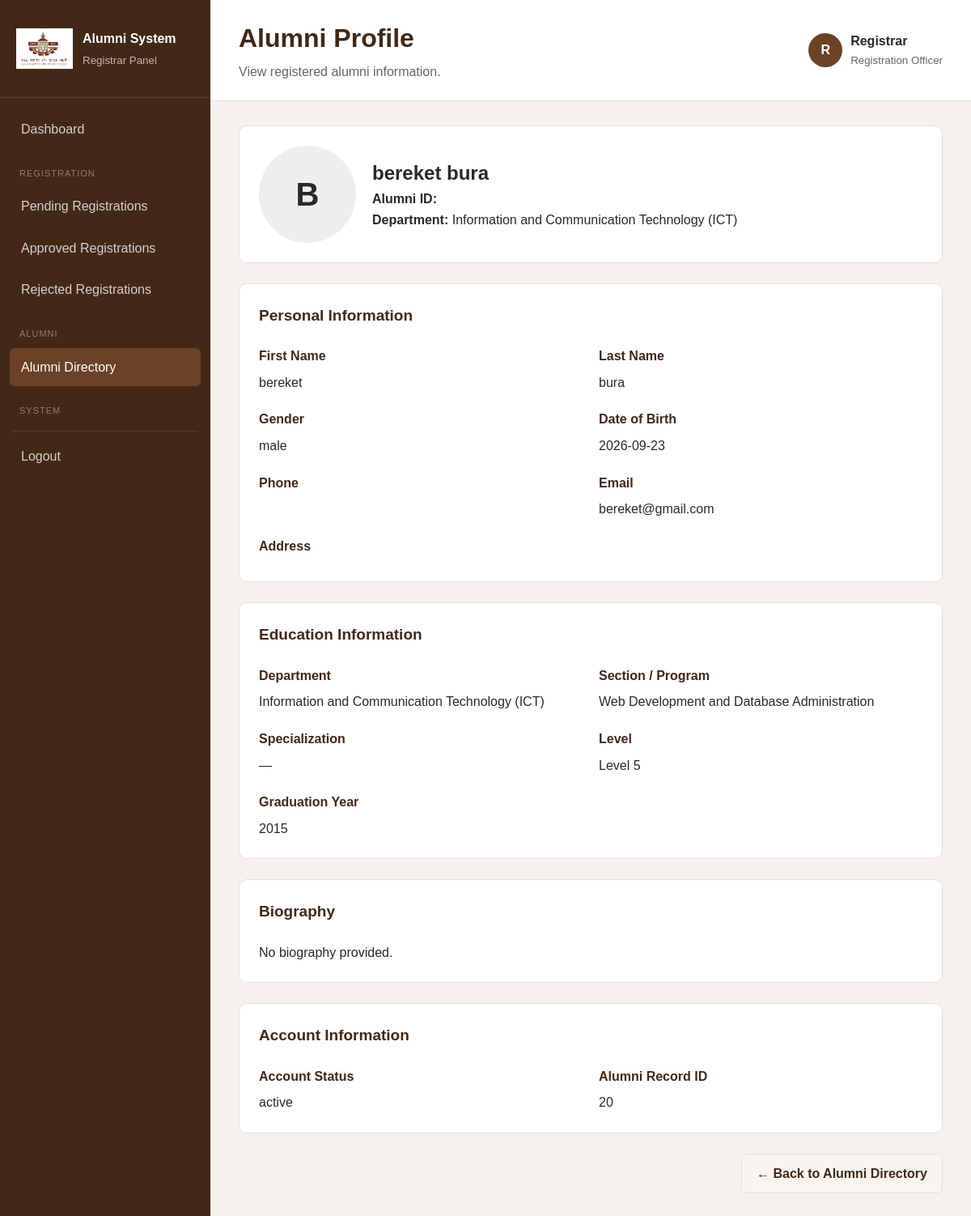
The app's page /admin/registrar/view_alumni.php?id=20 (signed in) with its own data.
### tables this page shows
CREATE TABLE `alumni` (
  `alumni_id` int(10) UNSIGNED NOT NULL,
  `user_id` int(10) UNSIGNED NOT NULL,
  `department_id` int(10) UNSIGNED NOT NULL,
  `section_id` int(10) UNSIGNED DEFAULT NULL,
  `specialization_id` int(10) UNSIGNED DEFAULT NULL,
  `level` tinyint(3) UNSIGNED DEFAULT NULL,
  `college_id_number` varchar(100) DEFAULT NULL,
  `first_name` varchar(100) NOT NULL,
  `last_name` varchar(100) NOT NULL,
  `gender` enum('male','female','other') DEFAULT NULL,
  `date_of_birth` date DEFAULT NULL,
  `phone` varchar(30) DEFAULT NULL,
  `address` text DEFAULT NULL,
  `graduation_year` year(4) NOT NULL,
  `bio` text DEFAULT NULL,
  `profile_photo` varchar(255) DEFAULT NULL,
  `show_profile` tinyint(1) NOT NULL DEFAULT 1,
  `show_profession` tinyint(1) NOT NULL DEFAULT 1,
  `show_skills` tinyint(1) NOT NULL DEFAULT 1,
  `show_email` tinyint(1) NOT NULL DEFAULT 0,
  `show_phone` tinyint(1) NOT NULL DEFAULT 0,
  `created_at` timestamp NOT NULL DEFAULT current_timestamp(),
  `updated_at` timestamp NOT NULL DEFAULT current_timestamp() ON UPDATE current_timestamp()
);

CREATE TABLE `departments` (
  `department_id` int(10) UNSIGNED NOT NULL,
  `department_name` varchar(150) NOT NULL,
  `description` text DEFAULT NULL,
  `status` enum('active','inactive') NOT NULL DEFAULT 'active',
  `created_at` timestamp NOT NULL DEFAULT current_timestamp()
);

CREATE TABLE `users` (
  `user_id` int(10) UNSIGNED NOT NULL,
  `email` varchar(150) NOT NULL,
  `password_hash` varchar(255) NOT NULL,
  `role` enum('admin','alumni','registrar','student_rep','system_admin') NOT NULL,
  `account_status` enum('active','inactive','suspended') NOT NULL DEFAULT 'active',
  `must_change_password` tinyint(1) NOT NULL DEFAULT 0,
  `created_at` timestamp NOT NULL DEFAULT current_timestamp(),
  `updated_at` timestamp NOT NULL DEFAULT current_timestamp() ON UPDATE current_timestamp(),
  `failed_login_attempts` int(11) NOT NULL DEFAULT 0,
  `locked_until` datetime DEFAULT NULL
);

CREATE TABLE `sections` (
  `section_id` int(10) UNSIGNED NOT NULL,
  `department_id` int(10) UNSIGNED NOT NULL,
  `section_name` varchar(150) NOT NULL,
  `description` text DEFAULT NULL,
  `status` enum('active','inactive') NOT NULL DEFAULT 'active',
  `created_at` timestamp NOT NULL DEFAULT current_timestamp()
);

### includes/functions.php (called while the page is built, shortened)
<?php
function e($value)
{
    return htmlspecialchars(
        (string) $value,
        ENT_QUOTES,
        "UTF-8"
    );
}

### admin/registrar/view_alumni.php (the view, shortened to what this page needs)
<?php
require_once "../../config/database.php";
require_once "../../includes/functions.php";
$alumni_id = (int) ($_GET["id"] ?? 0);
$sql = "
    SELECT
        a.*,
        u.email,
        u.account_status,
        d.department_name,
        s.section_name,
        sp.specialization_name
    FROM alumni a
    LEFT JOIN users u
        ON a.user_id = u.user_id
    LEFT JOIN departments d
        ON a.department_id = d.department_id
    LEFT JOIN sections s
        ON a.section_id = s.section_id
    LEFT JOIN specializations sp
        ON a.specialization_id = sp.specialization_id
    WHERE a.alumni_id = ?
    LIMIT 1
";
$stmt = $conn->prepare($sql);
$stmt->bind_param("i", $alumni_id);
if (!$stmt->execute()) {
    error_log(
        "Database execute error in registrar/view_alumni.php: " .
        $stmt->error
    );
    $stmt->close();
    die(
        "Unable to load alumni information. " .
        "Please try again later."
    );
}
$result = $stmt->get_result();
$alumni = $result->fetch_assoc();
?>
<!DOCTYPE html>
<html lang="en">
<head>
    <link
        rel="stylesheet"
        href="../../assets/css/style.css"
    >
</head>
<body class="admin-body">
<div class="admin-layout">
    <?php
    require_once __DIR__ . "/includes/sidebar.php";
    ?>
    <main class="admin-main">
        <header class="admin-topbar">
            <div>
                <h1>
                    Alumni Profile
                </h1>
                <p>
                    View registered alumni information.
                </p>
            </div>
            <div class="admin-user">
                <div class="admin-avatar">
                    R
                </div>
                <div>
                    <strong>
                        Registrar
                    </strong>
                    <small>
                        Registration Officer
                    </small>
                </div>
            </div>
        </header>
        <section class="dashboard-content">
            <div class="dashboard-panel">
 <div
                    style="
                        display:flex;
                        align-items:center;
                        gap:20px;
                        flex-wrap:wrap;
                    "
                >
                    <?php if (!empty($alumni["profile_photo"])): ?>
                        <img
                            src="../../uploads/<?= e($alumni["profile_photo"]) ?>"
                            alt="Profile Photo"
                            style="
                                width:120px;
                                height:120px;
                                object-fit:cover;
                                border-radius:50%;
                            "
                        >
                    <?php else: ?>
                        <div
                            style="
                                width:120px;
                                height:120px;
                                border-radius:50%;
                                display:flex;
                                align-items:center;
                                justify-content:center;
                                background:#eee;
                                font-size:40px;
                                font-weight:bold;
                            "
                        >
                            <?= e(
                                strtoupper(
                                    substr(
                                        $alumni["first_name"],
                                        0,
                                        1
                                    )
                                )
                            ) ?>
                        </div>
                    <?php endif; ?>
                    <div>
                        <h2>
                            <?= e(
                                $alumni["first_name"]
                                . " "
                                . $alumni["last_name"]
                            ) ?>
                        </h2>
                        <p>
                            <strong>
                                Alumni ID:
                            </strong>
                        </p>
                        <p>
                            <strong>
                                Department:
                            </strong>
                            <?= e(
                                $alumni["department_name"]
                            ) ?>
                        </p>
                    </div>
                </div>
            </div>
            <div class="dashboard-panel">
                <div class="panel-header">
                    <div>
                        <h2>
                            Personal Information
                        </h2>
                    </div>
                </div>
                <div class="form-grid">
                    <div class="form-field">
                        <label>
                            First Name
                        </label>
                        <p>
                            <?= e(
                                $alumni["first_name"]
                            ) ?>
                        </p>
                    </div>
                    <div class="form-field">
                        <label>
                            Last Name
                        </label>
                        <p>
                            <?= e(
                                $alumni["last_name"]
                            ) ?>
                        </p>
                    </div>
                    <div class="form-field">
<label>
                            Gender
                        </label>
                        <p>
                            <?= e(
                                $alumni["gender"]
                            ) ?>
                        </p>
                    </div>
                    <div class="form-field">
                        <label>
                            Date of Birth
                        </label>
                        <p>
                            <?= e(
                                $alumni["date_of_birth"]
                            ) ?>
                        </p>
                    </div>
                    <div class="form-field">
                        <label>
                            Phone
                        </label>
                    </div>
                    <div class="form-field">
                        <label>
                            Email
                        </label>
                        <p>
                            <?= e(
                                $alumni["email"]
                            ) ?>
                        </p>
                    </div>
                    <div class="form-field form-full">
                        <label>
                            Address
                        </label>
                    </div>
                </div>
            </div>
            <div class="dashboard-panel">
                <div class="panel-header">
                    <div>
                        <h2>
                            Education Information
                        </h2>
                    </div>
                </div>
                <div class="form-grid">
                    <div class="form-field">
                        <label>
                            Department
                        </label>
                        <p>
                            <?= e(
                                $alumni["department_name"]
                            ) ?>
                        </p>
                    </div>
                    <div class="form-field">
    <label>
        Section / Program
    </label>
    <p>
        <?= e(
            $alumni["section_name"] ?? "—"
        ) ?>
    </p>
</div>
<div class="form-field">
    <label>
        Specialization
    </label>
    <p>
        <?= e(
            $alumni["specialization_name"] ?? "—"
        ) ?>
    </p>
</div>
<div class="form-field">
    <label>
        Level
    </label>
    <p>
        <?= !empty($alumni["level"])
            ? "Level " . e($alumni["level"])
            : "—"
        ?>
    </p>
</div>
                    <div class="form-field">
                        <label>
                            Graduation Year
                        </label>
                        <p>
                            <?= e(
                                $alumni["graduation_year"]
                            ) ?>
                        </p>
                    </div>
                </div>
            </div>
            <div class="dashboard-panel">
                <div class="panel-header">
                    <div>
                        <h2>
                            Biography
                        </h2>
                    </div>
                </div>
                <?php if (!empty($alumni["bio"])): ?>
                    <p>
                        <?= nl2br(
                            e($alumni["bio"])
                        ) ?>
                    </p>
                <?php else: ?>
                    <p>
                        No biography provided.
                    </p>
                <?php endif; ?>
            </div>
            <div class="dashboard-panel">
 <div class="panel-header">
                    <div>
                        <h2>
                            Account Information
                        </h2>
                    </div>
                </div>
                <div class="form-grid">
                    <div class="form-field">
                        <label>
                            Account Status
                        </label>
                        <p>
                            <?= e(
                                $alumni["account_status"]
                            ) ?>
                        </p>
                    </div>
                    <div class="form-field">
                        <label>
                            Alumni Record ID
                        </label>
                        <p>
                            <?= e(
                                $alumni["alumni_id"]
                            ) ?>
                        </p>
                    </div>
                </div>
            </div>
            <div class="form-actions">
                <a
                    href="alumni.php"
                    class="secondary-button"
                >
                    ← Back to Alumni Directory
                </a>
            </div>
        </section>
    </main>
</div>
</body>
</html>

### assets/css/style.css (style rules this page uses)
:root { --primary-brown: #6b4226; --dark-brown: #432817; --light-brown: #a67c52; --cream: #f8f5f1; --white: #ffffff; --text-dark: #292929; --text-light: #666666; --border: #e5e0da; }
* { margin: 0; padding: 0; box-sizing: border-box; }
body { font-family: Arial, sans-serif; background: var(--cream); color: var(--text-dark); line-height: 1.6; }
a { text-decoration: none; color: inherit; }
.admin-body { background: #f5f2ee; }
.admin-layout { min-height: 100vh; display: flex; }
.admin-main { margin-left: 260px; width: calc(100% - 260px); }
.admin-topbar { background: var(--white); padding: 22px 35px; border-bottom: 1px solid var(--border); display: flex; justify-content: space-between; align-items: center; }
.admin-topbar h1 { color: var(--dark-brown); margin-bottom: 3px; }
.admin-topbar p { color: var(--text-light); }
.admin-user { display: flex; align-items: center; gap: 10px; }
.admin-user small { display: block; color: var(--text-light); }
.admin-avatar { width: 42px; height: 42px; background: var(--primary-brown); color: var(--white); border-radius: 50%; display: flex; align-items: center; justify-content: center; font-weight: bold; }
.dashboard-content { padding: 30px 35px; }
.dashboard-panel { background: var(--white); border: 1px solid var(--border); border-radius: 10px; padding: 24px; margin-bottom: 25px; }
.panel-header { display: flex; justify-content: space-between; align-items: center; margin-bottom: 22px; }
.panel-header h2 { color: var(--dark-brown); font-size: 19px; }
.primary-button, .secondary-button { display: inline-block; padding: 11px 18px; border-radius: 6px; font-weight: 600; cursor: pointer; border: none; }
.secondary-button { background: var(--cream); color: var(--dark-brown); border: 1px solid var(--border); }
.form-grid { display: grid; grid-template-columns: repeat(2, 1fr); gap: 20px; }
.form-field label { display: block; margin-bottom: 7px; font-weight: 600; color: var(--dark-brown); }
.form-full { grid-column: 1 / -1; }
.form-actions { display: flex; justify-content: flex-end; gap: 10px; margin-bottom: 30px; }
.form-grid { display: grid; grid-template-columns: 1fr 1fr; gap: 20px; }

### records on screen
alumni: first_name "B", first_name+last_name "bereket bura", department.department_name "Information and Communication Technology (ICT)", first_name "bereket", last_name "bura", gender "male", date_of_birth "2026-09-23", user.email "bereket@gmail.com", section.section_name "Web Development and Database Administration", level "5", graduation_year "2015", user.account_status "active", alumni_id "20"

### other values on screen
$alumni["specialization_name"] "—"
